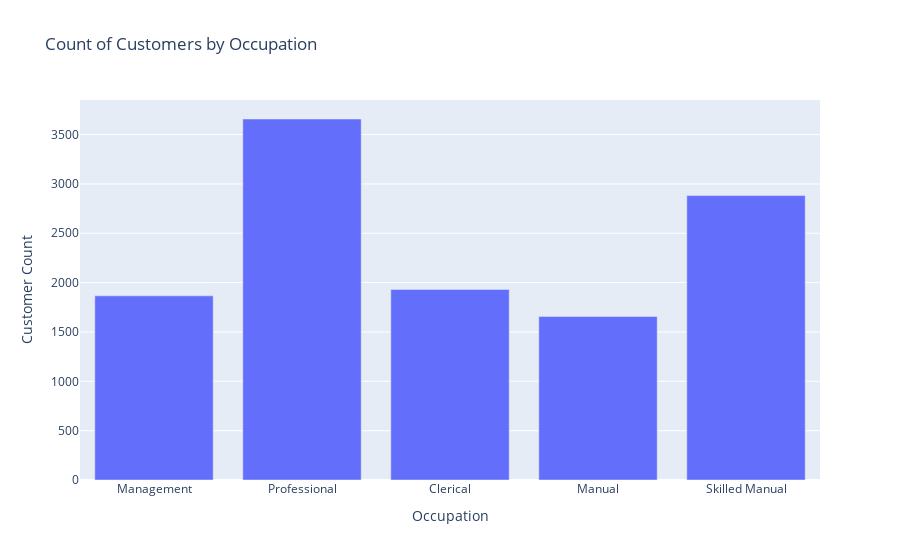

This figure's notebook cell:
### Code cell
# Visualize the results using Plotly
import plotly.graph_objects as go
from pyspark.sql import SparkSession

# Create a SparkSession
spark = SparkSession.builder.getOrCreate()

# Execute the query and retrieve the results as a PySpark DataFrame
customers_count_by_occupation = spark.sql("""
    SELECT EnglishOccupation, COUNT(*) AS customer_count
    FROM my_table
    GROUP BY EnglishOccupation
""")

# Collect the results as a list of dictionaries
result_list = customers_count_by_occupation.collect()

# Extract the occupation and customer count values
occupations = [row["EnglishOccupation"] for row in result_list]
customer_counts = [row["customer_count"] for row in result_list]

# Create a bar plot using Plotly
fig = go.Figure(data=[go.Bar(x=occupations, y=customer_counts)])
fig.update_layout(title='Count of Customers by Occupation', xaxis_title='Occupation', yaxis_title='Customer Count')
fig.show()

### Figure 1 — Plotly figure (JSON) as saved in the notebook; plotly's stock layout.template omitted (floating-point values rounded to 4 significant figures)
{"data": [{"type": "bar", "x": ["Management", "Professional", "Clerical", "Manual", "Skilled Manual"], "y": [1866, 3658, 1931, 1656, 2882]}], "layout": {"title": {"text": "Count of Customers by Occupation"}, "xaxis": {"title": {"text": "Occupation"}}, "yaxis": {"title": {"text": "Customer Count"}}}}
